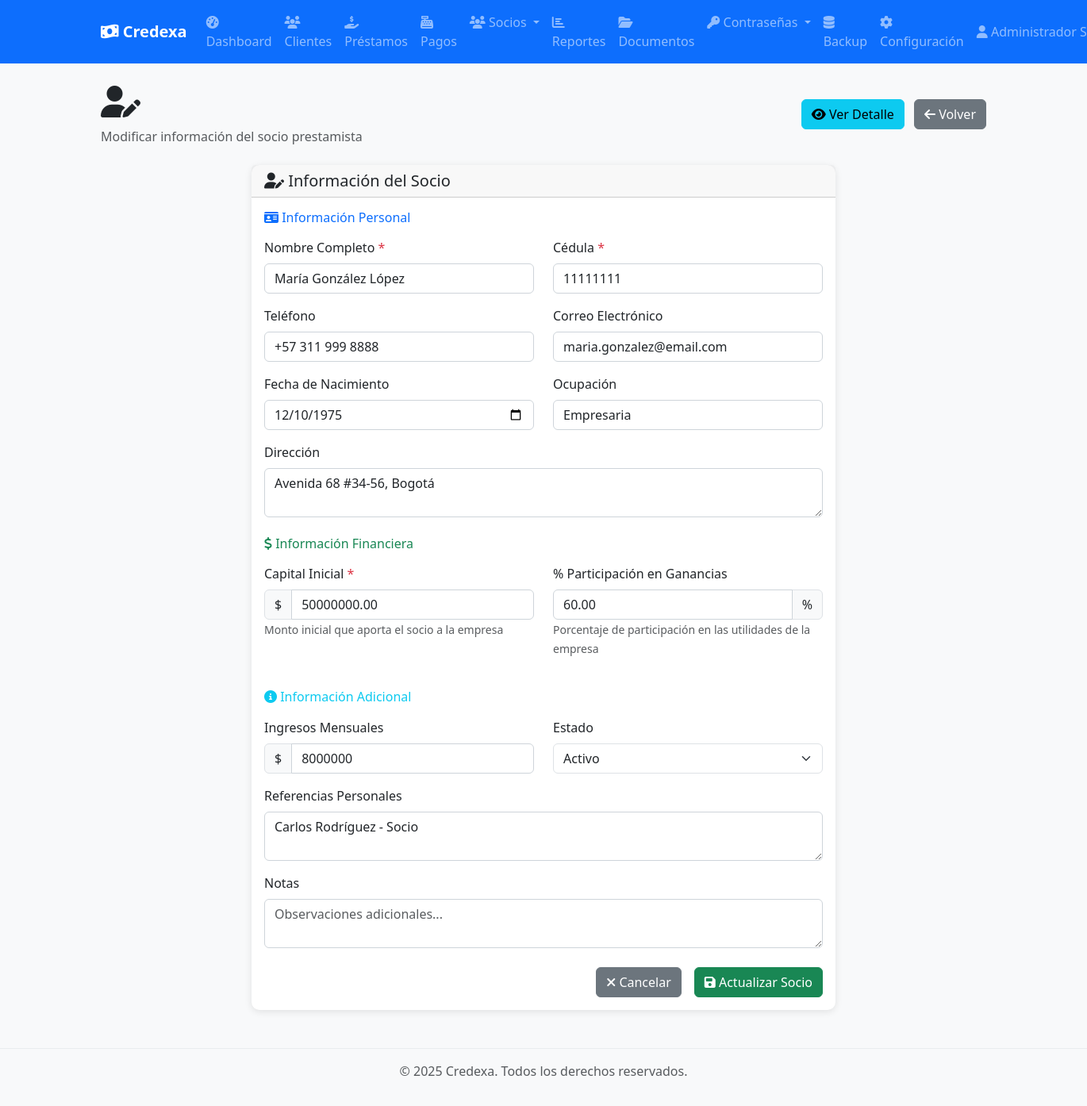
Page /api/socios/1/editar (signed in) on the committed database.
### app/models/user.py (models this page shows, shortened)
class Usuario(Base):
    __tablename__ = "usuarios"
    id = Column(Integer, primary_key=True, index=True)
    nombre_completo = Column(String, nullable=False)
    username = Column(String, unique=True, index=True, nullable=False)
    email = Column(String, unique=True, index=True, nullable=False)
    hashed_password = Column(String, nullable=False)
    rol_id = Column(Integer, ForeignKey("roles.id"), nullable=False)
    activo = Column(Boolean, default=True, nullable=False)
    ultimo_login = Column(DateTime(timezone=True), nullable=True)
    creado_en = Column(DateTime(timezone=True), server_default=func.now())
    actualizado_en = Column(DateTime(timezone=True), onupdate=func.now())
    rol = relationship("Rol", back_populates="usuarios")
    pagos_socio = relationship("PagoSocio", back_populates="usuario", cascade="all, delete-orphan")
    documentos_subidos = relationship("Documento", back_populates="usuario_subio")
    carpetas_creadas = relationship("Carpeta", back_populates="usuario_creador")
    solicitudes_password = relationship("SolicitudPassword", back_populates="usuario", cascade="all, delete-orphan", foreign_keys="SolicitudPassword.usuario_id")
    solicitudes_respondidas = relationship("SolicitudPassword", back_populates="administrador", foreign_keys="SolicitudPassword.respondido_por")

### app/models/socio.py (models this page shows, shortened)
class Socio(Base):
    __tablename__ = "socios"
    id = Column(Integer, primary_key=True, index=True)
    nombre_completo = Column(String, nullable=False, index=True)
    cedula = Column(String, unique=True, nullable=False, index=True)
    telefono = Column(String, nullable=True)
    email = Column(String, nullable=True)
    direccion = Column(Text, nullable=True)
    fecha_nacimiento = Column(DateTime, nullable=True)
    ocupacion = Column(String, nullable=True)
    ingresos_mensuales = Column(Integer, nullable=True)  # En pesos colombianos
    referencias_personales = Column(Text, nullable=True)  # JSON o texto con referencias
    activo = Column(Integer, default=1, nullable=False)  # 1=activo, 0=inactivo
    notas = Column(Text, nullable=True)
    capital_inicial = Column(Numeric(15, 2), default=0, nullable=False)  # Capital inicial aportado
    capital_actual = Column(Numeric(15, 2), default=0, nullable=False)  # Capital actual disponible
    porcentaje_participacion = Column(Numeric(5, 2), default=0, nullable=False)  # % de participación en ganancias
    creado_en = Column(DateTime(timezone=True), server_default=func.now())
    actualizado_en = Column(DateTime(timezone=True), onupdate=func.now())
    prestamos = relationship("Prestamo", back_populates="socio", cascade="all, delete-orphan")
    pagos_socio = relationship("PagoSocio", back_populates="socio", cascade="all, delete-orphan")

### app/api/socios.py (the view)
@router.get("/{socio_id}/editar", response_class=HTMLResponse)
async def pagina_editar_socio(
    socio_id: int,
    request: Request,
    db: Session = Depends(get_db),
    current_user: UsuarioModel = Depends(get_current_admin_user)
):
    socio = db.query(Socio).filter(Socio.id == socio_id).first()
    if not socio:
        raise HTTPException(status_code=404, detail="Socio no encontrado")
    return templates.TemplateResponse(
        "socios/editar.html",
        {"request": request, "user": current_user, "socio": socio}
    )

### app/templates/socios/editar.html (shortened to what this page needs)
{% extends "base.html" %}
{% block content %}
<div class="row">
    <div class="col-12">
        <div class="d-flex justify-content-between align-items-center mb-4">
            <div>
                <h1>
                    <i class="fas fa-user-edit"></i>
                </h1>
                <p class="text-muted mb-0">Modificar información del socio prestamista</p>
            </div>
            <div>
                <a href="/socios/{{ socio.id }}/detalle" class="btn btn-info me-2">
                    <i class="fas fa-eye"></i>
                    Ver Detalle
                </a>
                <a href="/socios/lista" class="btn btn-secondary">
                    <i class="fas fa-arrow-left"></i>
                    Volver
                </a>
            </div>
        </div>
    </div>
</div>
<div class="row">
    <div class="col-lg-8 mx-auto">
        <div class="card">
            <div class="card-header">
                <h5 class="mb-0">
                    <i class="fas fa-user-edit"></i>
                    Información del Socio
                </h5>
            </div>
            <div class="card-body">
                <form id="form-socio">
                    <h6 class="text-primary mb-3">
                        <i class="fas fa-id-card"></i>
                        Información Personal
                    </h6>
                    <div class="row">
                        <div class="col-md-6 mb-3">
                            <label for="nombre_completo" class="form-label">
                                Nombre Completo <span class="text-danger">*</span>
                            </label>
                            <input type="text" class="form-control" id="nombre_completo" name="nombre_completo"
                                   value="{{ socio.nombre_completo }}" required>
                        </div>
                        <div class="col-md-6 mb-3">
                            <label for="cedula" class="form-label">
                                Cédula <span class="text-danger">*</span>
                            </label>
                            <input type="text" class="form-control" id="cedula" name="cedula"
                                   value="{{ socio.cedula }}"
                                   pattern="[0-9]{5,20}" required>
                        </div>
                    </div>
                    <div class="row">
                        <div class="col-md-6 mb-3">
                            <label for="telefono" class="form-label">Teléfono</label>
                            <input type="tel" class="form-control" id="telefono" name="telefono"
                                   value="{{ socio.telefono or '' }}">
                        </div>
                        <div class="col-md-6 mb-3">
                            <label for="email" class="form-label">Correo Electrónico</label>
                            <input type="email" class="form-control" id="email" name="email"
                                   value="{{ socio.email or '' }}">
                        </div>
                    </div>
                    <div class="row">
                        <div class="col-md-6 mb-3">
                            <label for="fecha_nacimiento" class="form-label">Fecha de Nacimiento</label>
                            <input type="date" class="form-control" id="fecha_nacimiento" name="fecha_nacimiento"
                                   value="{% if socio.fecha_nacimiento %}{{ socio.fecha_nacimiento.strftime('%Y-%m-%d') }}{% endif %}">
                        </div>
                        <div class="col-md-6 mb-3">
                            <label for="ocupacion" class="form-label">Ocupación</label>
                            <input type="text" class="form-control" id="ocupacion" name="ocupacion"
                                   value="{{ socio.ocupacion or '' }}">
                        </div>
                    </div>
                    <div class="mb-3">
                        <label for="direccion" class="form-label">Dirección</label>
                        <textarea class="form-control" id="direccion" name="direccion" rows="2">{{ socio.direccion or '' }}</textarea>
                    </div>
                    <h6 class="text-success mb-3 mt-4">
                        <i class="fas fa-dollar-sign"></i>
                        Información Financiera
                    </h6>
                    <div class="row">
                        <div class="col-md-6 mb-3">
                            <label for="capital_inicial" class="form-label">
                                Capital Inicial <span class="text-danger">*</span>
                            </label>
                            <div class="input-group">
                                <span class="input-group-text">$</span>
                                <input type="number" class="form-control" id="capital_inicial"
                                       name="capital_inicial" min="0" step="1000"
                                       value="{{ socio.capital_inicial }}" required>
                            </div>
                            <small class="form-text text-muted">
                                Monto inicial que aporta el socio a la empresa
                            </small>
                        </div>
                        <div class="col-md-6 mb-3">
                            <label for="porcentaje_participacion" class="form-label">
                                % Participación en Ganancias
                            </label>
                            <div class="input-group">
                                <input type="number" class="form-control" id="porcentaje_participacion"
                                       name="porcentaje_participacion" min="0" max="100" step="0.01"
                                       value="{{ socio.porcentaje_participacion }}">
                                <span class="input-group-text">%</span>
                            </div>
                            <small class="form-text text-muted">
                                Porcentaje de participación en las utilidades de la empresa
                            </small>
                        </div>
                    </div>
                    <h6 class="text-info mb-3 mt-4">
                        <i class="fas fa-info-circle"></i>
                        Información Adicional
                    </h6>
                    <div class="row">
                        <div class="col-md-6 mb-3">
                            <label for="ingresos_mensuales" class="form-label">Ingresos Mensuales</label>
                            <div class="input-group">
                                <span class="input-group-text">$</span>
                                <input type="number" class="form-control" id="ingresos_mensuales"
                                       name="ingresos_mensuales" min="0" step="10000"
                                       value="{% if socio.ingresos_mensuales %}{{ socio.ingresos_mensuales }}{% endif %}">
                            </div>
                        </div>
                        <div class="col-md-6 mb-3">
                            <label for="activo" class="form-label">Estado</label>
                            <select class="form-select" id="activo" name="activo">
                                <option value="1" {% if socio.activo %}selected{% endif %}>Activo</option>
                            </select>
                        </div>
                    </div>
                    <div class="mb-3">
                        <label for="referencias_personales" class="form-label">Referencias Personales</label>
                        <textarea class="form-control" id="referencias_personales"
                                  name="referencias_personales" rows="2"
                                  placeholder="Nombres y teléfonos de referencias...">{{ socio.referencias_personales or '' }}</textarea>
                    </div>
                    <div class="mb-3">
                        <label for="notas" class="form-label">Notas</label>
                        <textarea class="form-control" id="notas" name="notas" rows="2"
                                  placeholder="Observaciones adicionales...">{{ socio.notas or '' }}</textarea>
                    </div>
                    <div class="d-grid gap-2 d-md-flex justify-content-md-end mt-4">
                        <a href="/socios/{{ socio.id }}/detalle" class="btn btn-secondary me-md-2">
                            <i class="fas fa-times"></i>
                            Cancelar
                        </a>
                        <button type="submit" class="btn btn-success">
                            <i class="fas fa-save"></i>
                            Actualizar Socio
                        </button>
                    </div>
                </form>
            </div>
        </div>
    </div>
</div>
{% endblock %}

### app/templates/base.html (shortened to what this page needs)
<!DOCTYPE html>
<html lang="es">
<head>
    <link href="https://cdn.jsdelivr.net/npm/bootstrap@5.3.0/dist/css/bootstrap.min.css" rel="stylesheet">
    <link rel="stylesheet" href="https://cdnjs.cloudflare.com/ajax/libs/font-awesome/6.4.0/css/all.min.css">
    <link href="/static/css/style.css" rel="stylesheet">
</head>
<body>
    <nav class="navbar navbar-expand-lg navbar-dark bg-primary">
        <div class="container">
            <a class="navbar-brand" href="/">
                <i class="fas fa-money-bill-wave"></i>
                Credexa
            </a>
            {% if user %}
            <div class="collapse navbar-collapse" id="navbarNav">
                <ul class="navbar-nav me-auto">
                    <li class="nav-item">
                        <a class="nav-link" href="/dashboard">
                            <i class="fas fa-tachometer-alt"></i> Dashboard
                        </a>
                    </li>
                    <li class="nav-item">
                        <a class="nav-link" href="/clientes">
                            <i class="fas fa-users"></i> Clientes
                        </a>
                    </li>
                    <li class="nav-item">
                        <a class="nav-link" href="/prestamos">
                            <i class="fas fa-hand-holding-usd"></i> Préstamos
                        </a>
                    </li>
                    <li class="nav-item">
                        <a class="nav-link" href="/pagos">
                            <i class="fas fa-cash-register"></i> Pagos
                        </a>
                    </li>
                    <li class="nav-item dropdown">
                        <a class="nav-link dropdown-toggle" href="#" id="sociosDropdown" role="button" data-bs-toggle="dropdown">
                            <i class="fas fa-users"></i> Socios
                        </a>
                    </li>
                    <li class="nav-item">
                        <a class="nav-link" href="/reportes">
                            <i class="fas fa-chart-bar"></i> Reportes
                        </a>
                    </li>
                    <li class="nav-item">
                        <a class="nav-link" href="/documentos">
                            <i class="fas fa-folder-open"></i> Documentos
                        </a>
                    </li>
                    <li class="nav-item dropdown">
                        <a class="nav-link dropdown-toggle" href="#" id="passwordDropdown" role="button" data-bs-toggle="dropdown">
                            <i class="fas fa-key"></i> Contraseñas
                        </a>
                    </li>
                    {% if user.is_admin %}
                    <li class="nav-item">
                        <a class="nav-link" href="/backup">
                            <i class="fas fa-database"></i> Backup
                        </a>
                    </li>
                    <li class="nav-item">
                        <a class="nav-link" href="/configuracion">
                            <i class="fas fa-cog"></i> Configuración
                        </a>
                    </li>
                    {% endif %}
                </ul>
                <ul class="navbar-nav">
                    <li class="nav-item dropdown">
                        <a class="nav-link dropdown-toggle" href="#" id="userDropdown" role="button" data-bs-toggle="dropdown">
                            <i class="fas fa-user"></i> {{ user.nombre_completo }}
                        </a>
                    </li>
                </ul>
            </div>
            {% endif %}
        </div>
    </nav>
    <main class="{% block main_class %}container mt-4{% endblock %}">
        {% block content %}{% endblock %}
    </main>
    <footer class="bg-light text-center text-muted py-3 mt-5">
        <div class="container">
            <p>&copy; 2025 Credexa. Todos los derechos reservados.</p>
        </div>
    </footer>
</body>
</html>

### rows in the picture
Usuario: nombre_completo "Administrador…"
Socio: nombre_completo "María González López", cedula "11111111", telefono "+57 311 999 8888", email "maria.gonzalez@email.com", fecha_nacimiento "12/10/1975", ocupacion "Empresaria", direccion "Avenida 68 #34-56, Bogotá", capital_inicial "50000000.00", porcentaje_participacion "60.00", ingresos_mensuales "8000000", activo "Activo", referencias_personales "Carlos Rodríguez - Socio"
